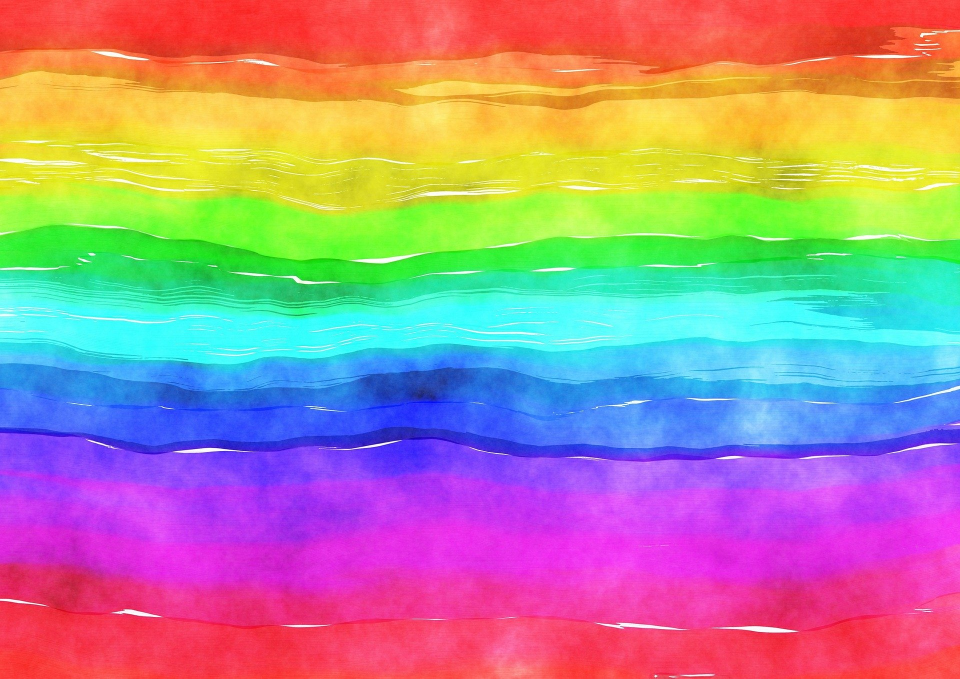
#> input picture image.jpg, 1920 x 1357 px (shown at 1/2 size)
$ python color_detection.py --image image.jpg
#> lines starting #> are read from the running program, lines starting #| are printed output that depends on the picture

#This is a personal project for in-depth understanding of python and its packages like openCV,pandas,numpy.
#In this project i am trying create a color detector using python.
import pandas as pd
import numpy as np
import cv2
import argparse

#We are using argparse library to create an argument parser. We can directly give an image path from the command prompt:
ap = argparse.ArgumentParser()
ap.add_argument('-i','--image',required=True, help="Image Path")
args = vars(ap.parse_args())
img_path = args['image']

#Reading image with openCV
img = cv2.imread(img_path)
#> img is the input picture: shape (1357, 1920, 3); mean B, G, R 146.7, 141.6, 172.3
imgS = cv2.resize(img,(720,480))
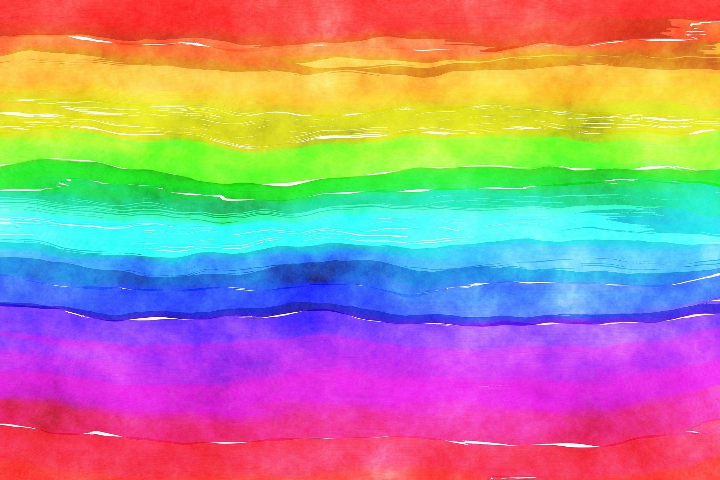
#> imgS: shape (480, 720, 3); mean B, G, R 146.6, 141.4, 172.2

# print(imgS.shape)
click = False
r =g=b = xpos =ypos = 0

#Reading CSV file with pandas and coloumn manipulation(renaming)
index = ["color","color_name","hex","R","G","B"]
csv = pd.read_csv('datasets/colors.csv', names = index, header = None)
#> (reads colors.csv from the repository)


#Draw function
def draw_function(event, x, y, flags, param):
    if event == cv2.EVENT_LBUTTONDBLCLK:
        global b,g,r,xpos,ypos,click
        click = True
        xpos = x
        ypos = y
        b,g,r = imgS[y,x]
        b = int(b)
        g = int(g)
        r = int(r)

#Mouse callbacks
cv2.namedWindow('image')
cv2.setMouseCallback('image', draw_function)


#Get color name defination
def get_color_name(R,G,B):
    minimum = 10000
    for i in range(len(csv)):
        d = abs(R-int(csv.loc[i,"R"])) + abs(G-int(csv.loc[i,"G"])) + abs(B-int(csv.loc[i,"B"]))
        if(d<=minimum):
            minimum = d
            cname = csv.loc[i,"color_name"]
    return cname

while(1):
    cv2.imshow("image",imgS)
    if(click == True):
        #cv2.rectangle(image, startpoint, endpoint, color, thickness) -1 thickness fills rectangle entirely
        cv2.rectangle(imgS,(20,20), (600,60), (b,g,r), -1)

        #Creating text string to display ( Color name and RGB values )
        text = get_color_name(r,g,b) + ' R='+ str(r) + ' G='+ str(g) + ' B='+ str(b)
        #cv2.putText(img,text,start,font(0-7), fontScale, color, thickness, lineType, (optional bottomLeft bool) )
        cv2.putText(imgS, text,(50,50),2,0.8,(255,255,255),2,cv2.LINE_AA)
 #For very light colours we will display text in black colour
        if(r+g+b>=600):
            cv2.putText(imgS, text,(50,50),2,0.8,(0,0,0),2,cv2.LINE_AA)
        click=False
    #Break the loop when user hits 'esc' key
    if cv2.waitKey(20) & 0xFF ==27:
#> (key Esc is pressed here)
        break
cv2.destroyAllWindows()
